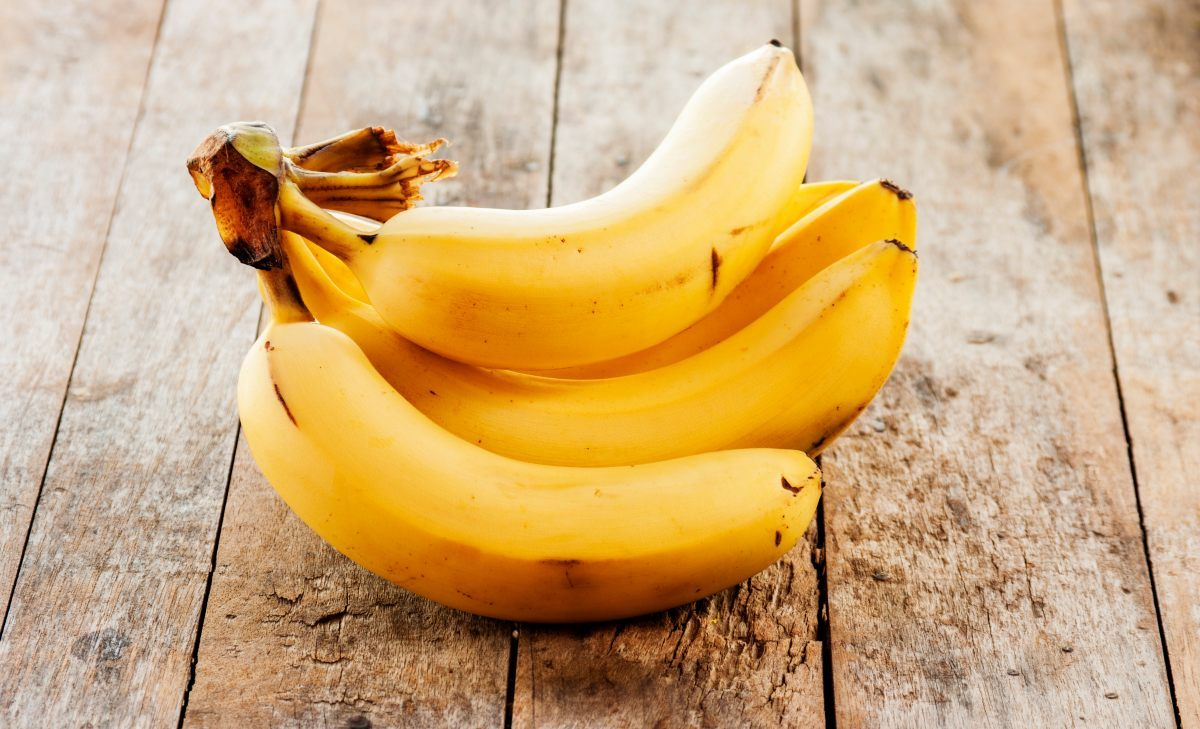
#> input picture dataset/--.jpeg, 1200 x 729 px
$ python -i colorDetection_Train.py   (imports and definitions only)
#> lines starting #> are read from the running program, lines starting #| are printed output that depends on the picture; after the words box and inside, x2 and y2 are one past the last pixel; in counts of white or black regions, pixels touching at a corner belong together
"""
colorDetection_Train.py
==============================================
LAB chroma-distance background segmentation — the one piece of this
project's original classical-CV pipeline that's still an active,
live dependency. `colorDetection.py`'s `inspect_image_yolo()` imports
`segmentation_mask_and_contour()` directly, to re-segment the crop
inside each YOLO detection box (getting a real contour/mask, since a
YOLO box is just a rectangle).

Everything else that used to live in this file has been deleted
entirely, not just disconnected, per an explicit decision to keep only
code that's actually called by something:
  - The SVM/RandomForest/KNN classifier training pipeline
    (build_dataset(), build_model()/train_model()/
    train_hierarchical_model()/compare_models(), VotingEnsemble,
    evaluate_majority_vote(), every save_*/load_* model function, the
    CLI) — superseded by YOLOv8 (detection + fruit type) and a CNN
    (train_cnn_quality.py, quality); see colorDetection.py's and
    app.py's module docstrings for that story.
  - The classical multi-fruit detection/splitting algorithms
    (find_object_instances(), the distance-transform + Hough-assisted
    watershed splitter, debris/leaf filtering) — superseded by YOLO's
    own detector, which separates individual fruit without needing any
    of this.
  - The shape/color-histogram/color-moment/LBP-texture feature
    extractors (extract_shape_features(), extract_color_histogram(),
    extract_color_moments(), extract_texture_histogram(),
    extract_patch_feature()) — those fed the SVM classifiers above;
    the CNN learns directly from raw image crops instead and never
    needed them.
None of that is recoverable from this file anymore — it's genuinely
gone, not hidden/disabled. If a report ever needs to reference the
original classical-CV approach (watershed splitting, hand-engineered
features, etc.), that needs pulling from an earlier saved version of
this project rather than from the current file.
==============================================
"""

import cv2
import numpy as np

# segmentation_mask_and_contour()'s parameters — see its docstring for
# why chroma distance (not a fixed HSV threshold) is used.
SEGMENTATION_CHROMA_THRESHOLD = 15.0   # min LAB a/b distance from background to count as foreground
SEGMENTATION_BORDER_FRAC = 0.04        # fraction of each edge sampled to estimate background color


# ======================================================
# segment_fruit — background removal
# ======================================================
def estimate_background_chroma(image, border_frac=SEGMENTATION_BORDER_FRAC):
    """
    Samples a strip along all 4 edges of the image and estimates the
    background's (a, b) chroma in LAB space from it.

    Uses the MODE of the border pixels' (a, b) values (the densest
    cluster in a coarse 2D histogram), not the median — confirmed
    necessary directly on a real photo where the fruit was packed
    edge-to-edge, touching or nearly touching all 4 sides of the frame
    (a tray of apples filling the whole shot, only a sliver of the true
    blue tray visible in a couple of corners). When most of the border
    strip is actually fruit rather than background, the MEDIAN gets
    dragged toward the fruit's own color — measured directly: median
    landed at LAB b=178 on a synthetic reproduction of that photo,
    nowhere near the true background's b=89 — corrupting the "what
    does background look like" estimate the whole segmentation pipeline
    depends on, so it started keeping fruit pixels OUT of the mask
    (mistaking them for background) almost everywhere except the few
    spots that still looked different enough from that wrong estimate.
    The MODE is far more robust to this: even when true background
    pixels are a minority of the border, they form one small, consistent
    color cluster, while the contaminating fruit pixels (varied red/
    green apple hues, highlights, shadow) are comparatively spread out
    and don't win any single histogram bin — confirmed on the same
    synthetic reproduction: mode-based estimate landed at (117, 87),
    within a few units of the true (121, 89), vs. the median's (121, 178).
    """
    lab = cv2.cvtColor(image, cv2.COLOR_BGR2LAB).astype(np.float32)
    h, w = image.shape[:2]
    bh = max(1, int(h * border_frac))
    bw = max(1, int(w * border_frac))

    border_pixels = np.concatenate([
        lab[:bh, :, :].reshape(-1, 3),
        lab[-bh:, :, :].reshape(-1, 3),
        lab[:, :bw, :].reshape(-1, 3),
        lab[:, -bw:, :].reshape(-1, 3),
    ], axis=0)

    a_vals = border_pixels[:, 1]
    b_vals = border_pixels[:, 2]
    hist, a_edges, b_edges = np.histogram2d(a_vals, b_vals, bins=25, range=[[0, 255], [0, 255]])
    idx = np.unravel_index(np.argmax(hist), hist.shape)

    # The mode bin only narrows down roughly WHERE the background
    # cluster is (each bin spans ~10 units of a/b) — precise enough to
    # ignore a large contaminating minority (fruit pixels along the
    # border), but too coarse to use as the final answer on its own,
    # since it would round every estimate to one of 25 fixed positions
    # regardless of the border's actual pixel values. Confirmed this
    # mattered directly: using the raw bin center regressed several
    # already-verified plain-background test photos that used to split
    # correctly. Refining by taking the median of just the border
    # pixels that FELL INTO the winning bin recovers the same precision
    # the old median-of-everything approach had, while keeping the
    # contamination-resistance the histogram mode step provides.
    in_bin = (
        (a_vals >= a_edges[idx[0]]) & (a_vals < a_edges[idx[0] + 1] + 1e-6) &
        (b_vals >= b_edges[idx[1]]) & (b_vals < b_edges[idx[1] + 1] + 1e-6)
    )
    if np.any(in_bin):
        bg_a = float(np.median(a_vals[in_bin]))
        bg_b = float(np.median(b_vals[in_bin]))
    else:
        bg_a = float((a_edges[idx[0]] + a_edges[idx[0] + 1]) / 2)
        bg_b = float((b_edges[idx[1]] + b_edges[idx[1] + 1]) / 2)
    return bg_a, bg_b


def _foreground_contours(
    image,
    chroma_threshold=SEGMENTATION_CHROMA_THRESHOLD,
    border_frac=SEGMENTATION_BORDER_FRAC,
):
    """
    Core mask-building step used by segmentation_mask_and_contour():
    builds the LAB chroma-distance foreground mask (see that function's
    docstring below for why chroma distance, not a fixed HSV threshold)
    and returns it together with EVERY external contour found in it —
    unsorted, unfiltered. segmentation_mask_and_contour() picks just the
    largest one from this.
    """
    lab = cv2.cvtColor(image, cv2.COLOR_BGR2LAB).astype(np.float32)
    bg_a, bg_b = estimate_background_chroma(image, border_frac=border_frac)

    a = lab[:, :, 1]
    b = lab[:, :, 2]
    chroma_dist = np.sqrt((a - bg_a) ** 2 + (b - bg_b) ** 2)
    mask = (chroma_dist > chroma_threshold).astype(np.uint8) * 255

    kernel = np.ones((5, 5), np.uint8)
    mask = cv2.morphologyEx(mask, cv2.MORPH_CLOSE, kernel)
    mask = cv2.morphologyEx(mask, cv2.MORPH_OPEN, kernel)

    contours, _ = cv2.findContours(mask, cv2.RETR_EXTERNAL, cv2.CHAIN_APPROX_SIMPLE)
    return mask, contours


def segmentation_mask_and_contour(
    image,
    chroma_threshold=SEGMENTATION_CHROMA_THRESHOLD,
    border_frac=SEGMENTATION_BORDER_FRAC,
):
    """
    Shared core of the segmentation logic: builds the LAB chroma-distance
    foreground mask and finds its largest contour. This is the function
    colorDetection.py's inspect_image_yolo() imports and calls directly,
    to re-segment the crop inside each YOLO detection box.

    Returns (mask, largest_contour). largest_contour is None if nothing
    was detected.

    Why chroma distance instead of a fixed HSV saturation/value
    threshold: a soft drop-shadow under the fruit is the SAME background
    surface, just darker — it keeps the background's hue/chroma (LAB a,
    b channels), it just has lower lightness (L). A threshold on
    saturation/value can't tell "background, but darker" apart from "a
    genuinely different-colored object" nearly as well, so shadows were
    leaking into the mask. Distance in (a, b) only — deliberately
    ignoring L — treats a darkened patch of background as still
    background, while true fruit colors (red/orange/yellow/green,
    clearly shifted in a/b) still stand out.
    """
    mask, contours = _foreground_contours(image, chroma_threshold, border_frac)
    if not contours:
        return mask, None

    largest = max(contours, key=cv2.contourArea)
    return mask, largest

>>> import cv2
>>> picture = cv2.imread('dataset/--.jpeg')
#> picture is the input picture: shape (729, 1200, 3); mean B, G, R 122.7, 171.7, 207
>>> result = _foreground_contours(picture)
#> in _foreground_contours, `lab = cv2.cvtColor(image, cv2.COLOR_BGR2LAB).astype(np.float32)`:
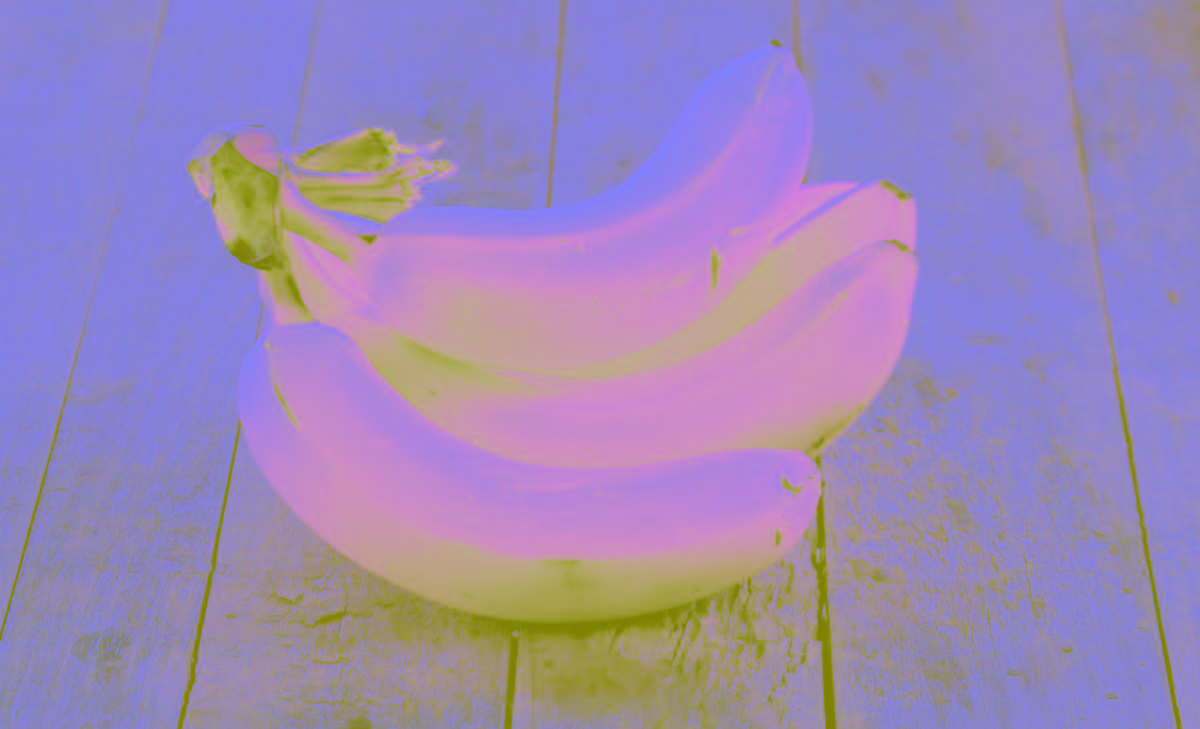
#> lab: shape (729, 1200, 3) float32; mean B, G, R 184.6, 136.3, 156.4
#> in estimate_background_chroma, `hist, a_edges, b_edges = np.histogram2d(a_vals, b_vals, bins=25, range..`:
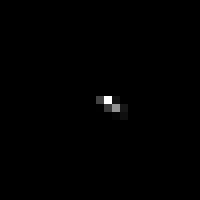
#> hist: shape (25, 25) float64 (shown 8 times larger); min 0, max 60474, mean 223.3; drawn with min black and max white
#> in estimate_background_chroma, `hist, a_edges, b_edges = np.histogram2d(a_vals, b_vals, bins=25, range..`: a_edges = 26 values from 0 to 255
#> in estimate_background_chroma, `idx = np.unravel_index(np.argmax(hist), hist.shape)`: idx = (12, 13)
#> in estimate_background_chroma, `bg_a = float(np.median(a_vals[in_bin]))`: bg_a = 131
#> in estimate_background_chroma, `bg_b = float(np.median(b_vals[in_bin]))`: bg_b = 136
#> in _foreground_contours, `bg_a, bg_b = estimate_background_chroma(image, border_frac=border_frac)`: bg_a = 131; bg_b = 136
#> in _foreground_contours, `b = lab[:, :, 2]`:
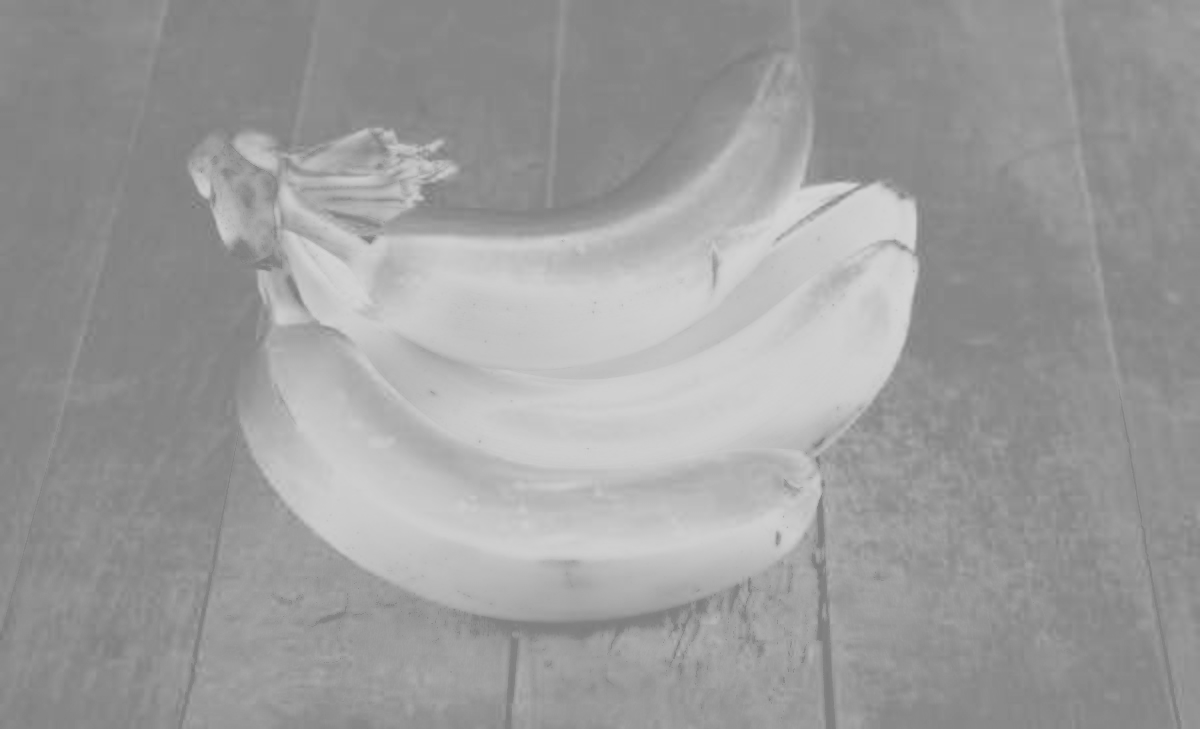
#> b: shape (729, 1200) float32; min 118, max 214, mean 156.3
#> in _foreground_contours, `chroma_dist = np.sqrt((a - bg_a) ** 2 + (b - bg_b) ** 2)`:
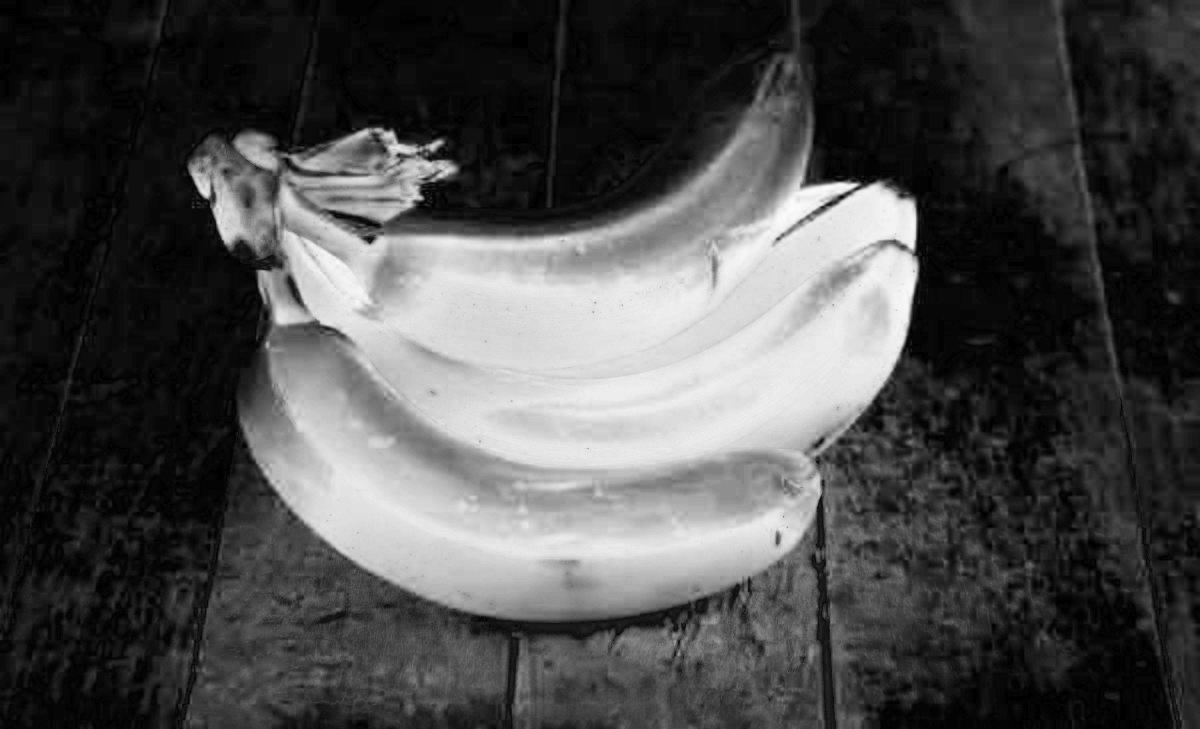
#> chroma_dist: shape (729, 1200) float32; min 0, max 78.06, mean 23; drawn with min black and max white
#> in _foreground_contours, `mask = (chroma_dist > chroma_threshold).astype(np.uint8) * 255`:
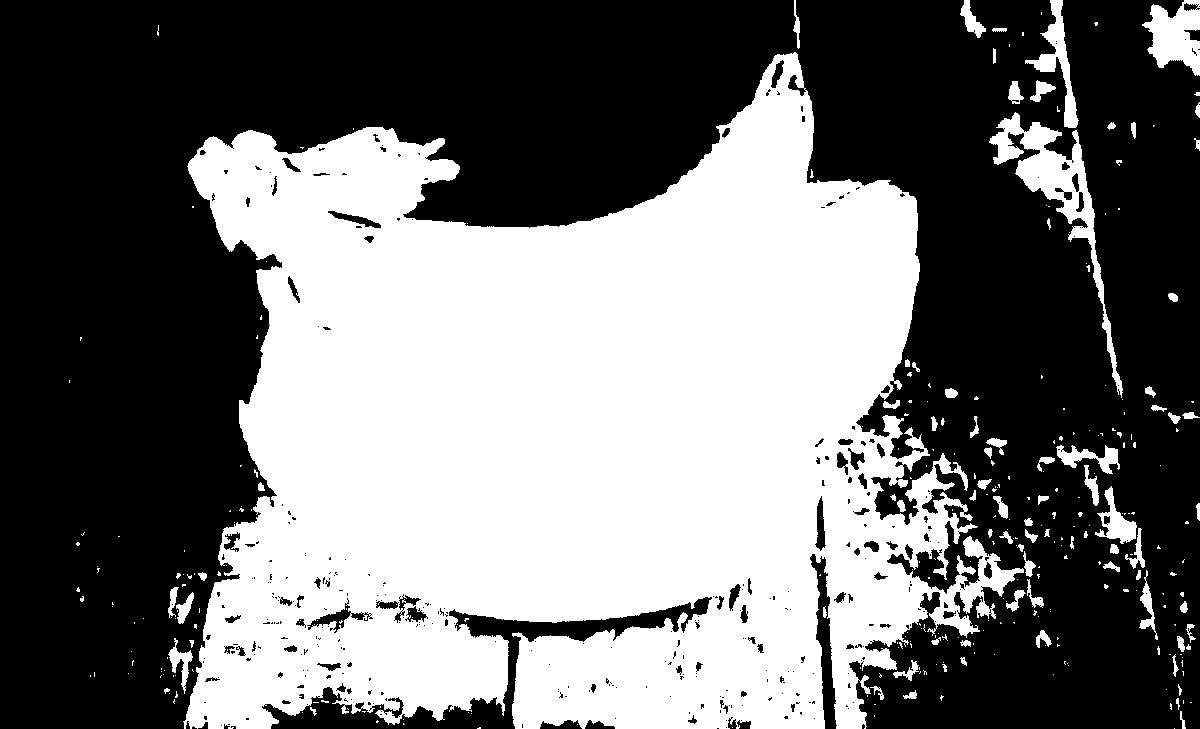
#> mask: shape (729, 1200); 43.9% white; 327 white regions (245 under 20 px), largest, box (x1, y1, x2, y2) and area: (183, 52, 1024, 729) 363799, (989, 112, 1123, 398) 5986, (1142, 0, 1200, 76) 2687
#> in _foreground_contours, `mask = cv2.morphologyEx(mask, cv2.MORPH_CLOSE, kernel)`: mask: shape (729, 1200); 44.9% white; 170 white regions (114 under 20 px), largest, box (x1, y1, x2, y2) and area: (167, 52, 1044, 729) 373403, (989, 0, 1123, 398) 8229, (1142, 0, 1200, 76) 2780
#> in _foreground_contours, `mask = cv2.morphologyEx(mask, cv2.MORPH_OPEN, kernel)`:
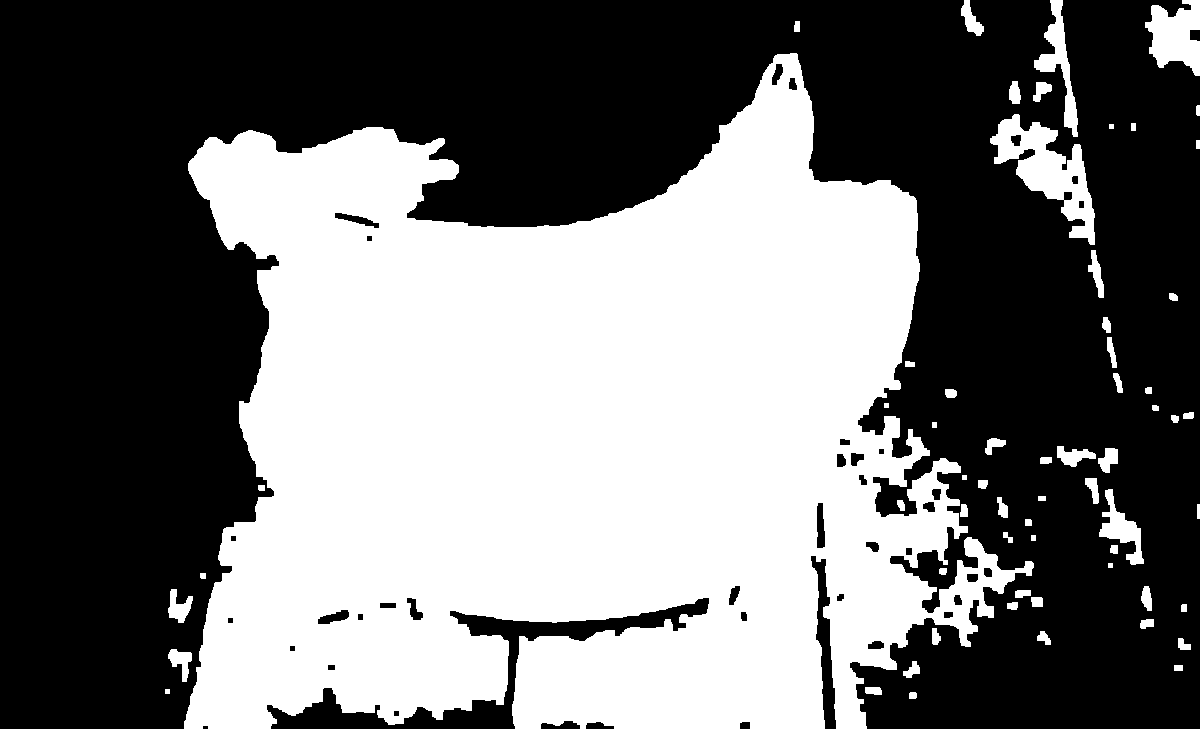
#> mask: shape (729, 1200); 44.4% white; 62 white regions
#> in _foreground_contours, `contours, _ = cv2.findContours(mask, cv2.RETR_EXTERNAL, cv2.CHAIN_APPR..`: contours = 62 contours, 5 with area under 20; largest, box (x1, y1, x2, y2) and area: (184, 53, 1034, 729) 370008, (990, 114, 1095, 245) 5294, (1145, 0, 1200, 76) 2599, (1034, 0, 1078, 137) 1630, (1099, 489, 1144, 565) 1158
